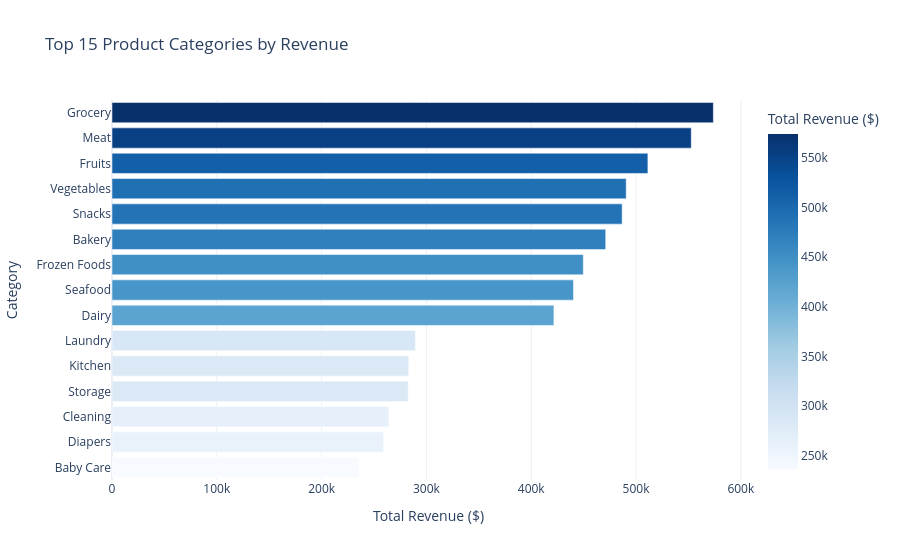

The code cell stored with this chart in its notebook:
### Markdown cell above
### 3.2 Revenue by Product Category

### Code cell
cat_rev = (
    df_clean
    .groupby('product_category')['total_amount']
    .sum()
    .sort_values(ascending=False)
    .reset_index()
    .head(15)
)

fig = px.bar(
    cat_rev, x='total_amount', y='product_category',
    orientation='h',
    title='Top 15 Product Categories by Revenue',
    labels={'total_amount': 'Total Revenue ($)', 'product_category': 'Category'},
    color='total_amount', color_continuous_scale='Blues',
    template='plotly_white'
)
fig.update_layout(yaxis={'categoryorder': 'total ascending'})
fig.show()

### Figure 1 — Plotly figure (JSON) as saved in the notebook; plotly's stock layout.template omitted (floating-point values rounded to 4 significant figures)
{"data": [{"hovertemplate": "Total Revenue ($)=%{marker.color}<br>Category=%{y}<extra></extra>", "legendgroup": "", "marker": {"color": [573800.0, 552700.0, 511300.0, 490600.0, 486800.0, 471100.0, 449700.0, 440300.0, 421600.0, 289500.0, 283200.0, 282600.0, 264200.0, 259200.0, 235600.0], "coloraxis": "coloraxis", "pattern": {"shape": ""}}, "name": "", "orientation": "h", "showlegend": false, "textposition": "auto", "type": "bar", "x": [573800.0, 552700.0, 511300.0, 490600.0, 486800.0, 471100.0, 449700.0, 440300.0, 421600.0, 289500.0, 283200.0, 282600.0, 264200.0, 259200.0, 235600.0], "xaxis": "x", "y": ["Grocery", "Meat", "Fruits", "Vegetables", "Snacks", "Bakery", "Frozen Foods", "Seafood", "Dairy", "Laundry", "Kitchen", "Storage", "Cleaning", "Diapers", "Baby Care"], "yaxis": "y"}], "layout": {"barmode": "relative", "coloraxis": {"autocolorscale": false, "colorbar": {"title": {"text": "Total Revenue ($)"}}, "colorscale": [[0, "rgb(247,251,255)"], [0.125, "rgb(222,235,247)"], [0.25, "rgb(198,219,239)"], [0.375, "rgb(158,202,225)"], [0.5, "rgb(107,174,214)"], [0.625, "rgb(66,146,198)"], [0.75, "rgb(33,113,181)"], [0.875, "rgb(8,81,156)"], [1, "rgb(8,48,107)"]]}, "legend": {"tracegroupgap": 0}, "title": {"text": "Top 15 Product Categories by Revenue"}, "xaxis": {"anchor": "y", "domain": [0, 1], "title": {"text": "Total Revenue ($)"}}, "yaxis": {"anchor": "x", "categoryorder": "total ascending", "domain": [0, 1], "title": {"text": "Category"}}}}
